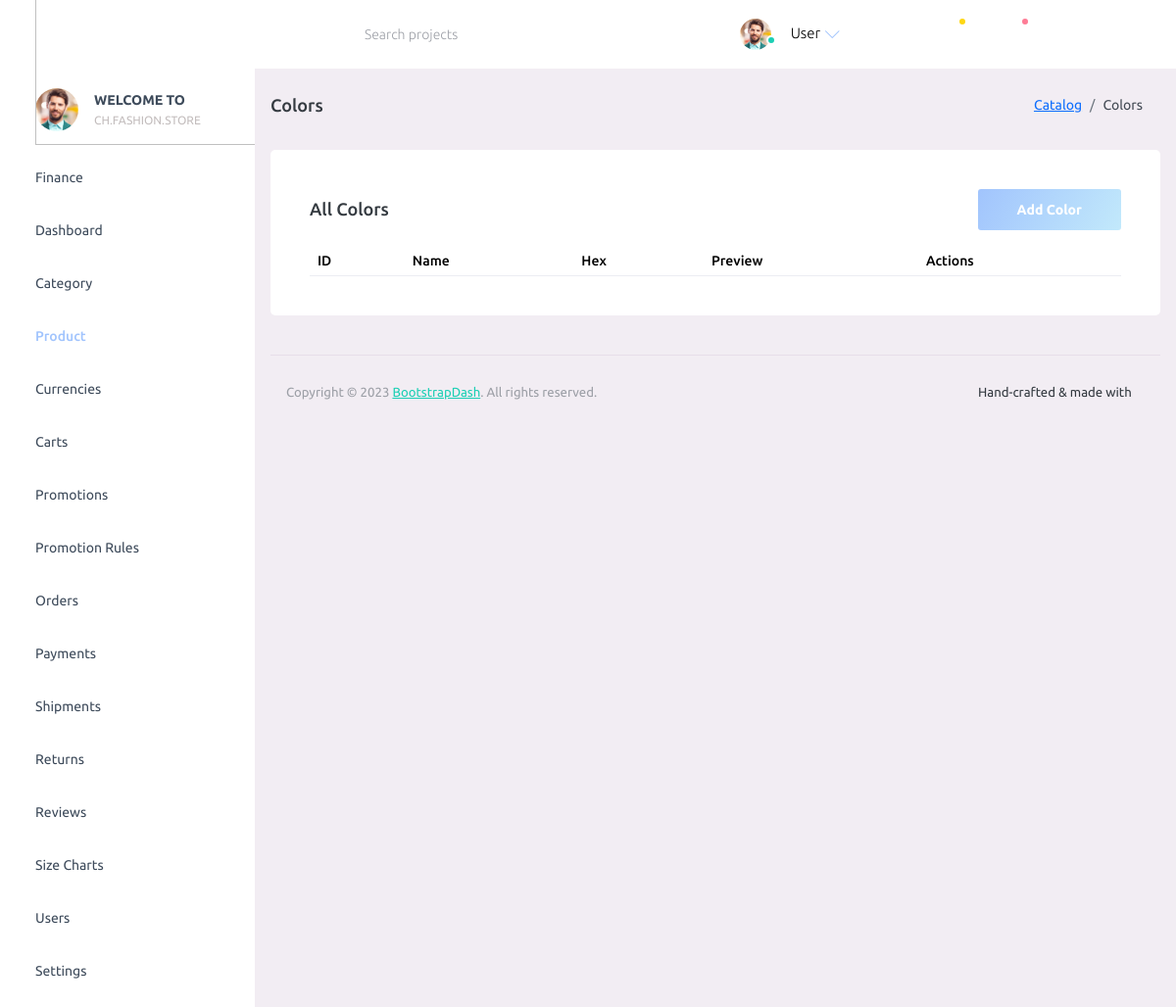
Before: /admin/?p=colors with the older database file.
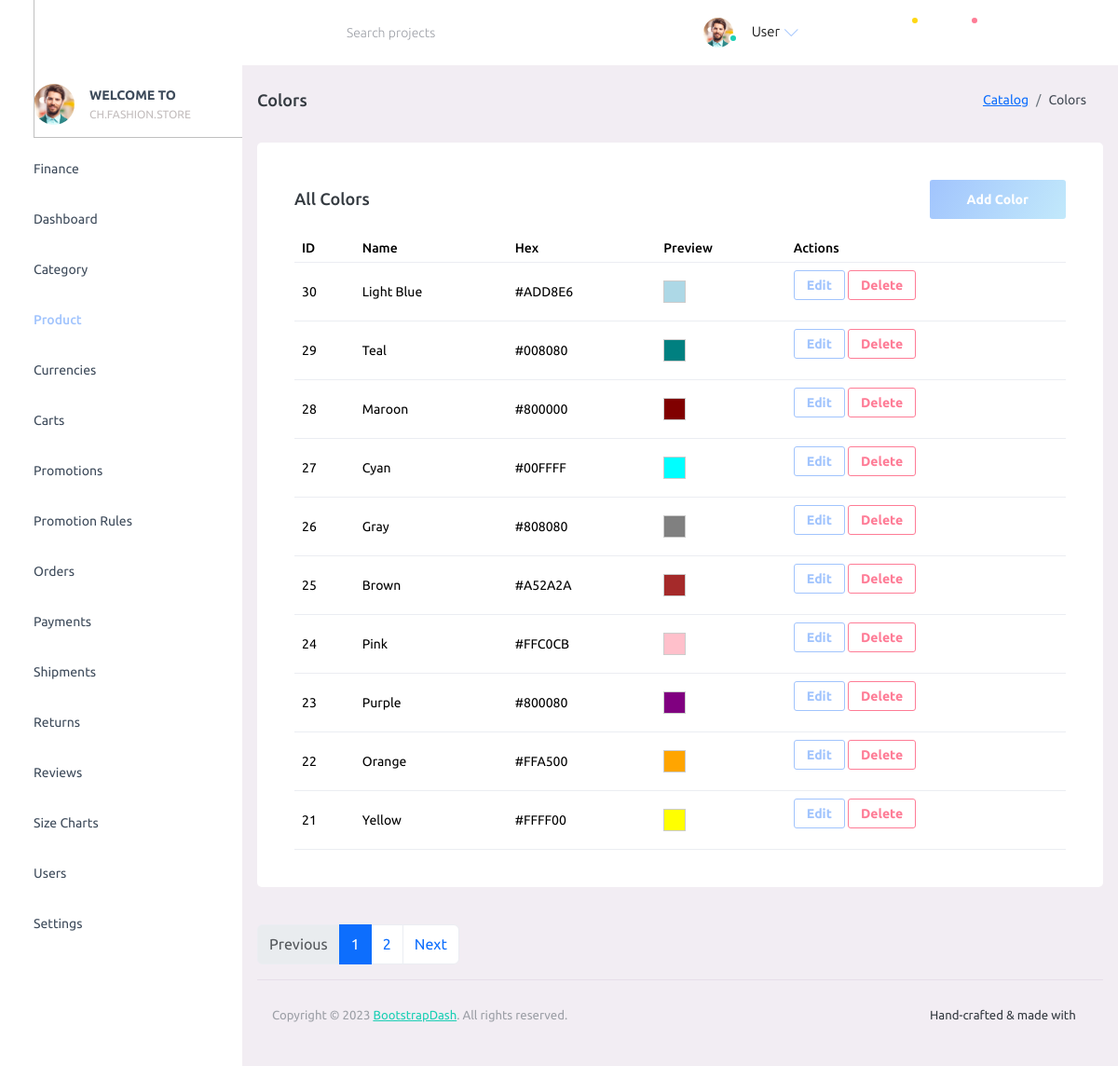
After: the same page with the newer database file.
### tables this page shows
CREATE TABLE IF NOT EXISTS `colors` (
  `id` bigint(20) UNSIGNED NOT NULL AUTO_INCREMENT,
  `name` varchar(80) NOT NULL,
  `hex` varchar(7) DEFAULT NULL,
  `created_at` timestamp NOT NULL DEFAULT CURRENT_TIMESTAMP,
  PRIMARY KEY (`id`),
  UNIQUE KEY `name` (`name`)
);

### admin/config/database.php (called while the page is built)
<?php
function db(): PDO
{
      static $pdo = null;
      if ($pdo instanceof PDO) {
            return $pdo;
      }
      $dsn = getenv('FS_DB_DSN') ?: 'mysql:host=127.0.0.1;port=3306;dbname=fashionstore;charset=utf8mb4';
      $user = getenv('FS_DB_USER') ?: 'root';
      $pass = getenv('FS_DB_PASS') ?: '';
      $options = [
            PDO::ATTR_ERRMODE => PDO::ERRMODE_EXCEPTION,
            PDO::ATTR_DEFAULT_FETCH_MODE => PDO::FETCH_ASSOC,
            PDO::ATTR_EMULATE_PREPARES => false,
      ];
      $pdo = new PDO($dsn, $user, $pass, $options);
      try {
            $pdo->exec("SET SESSION sql_mode='STRICT_TRANS_TABLES,ERROR_FOR_DIVISION_BY_ZERO,NO_ENGINE_SUBSTITUTION'");
      } catch (Throwable $e) {
      }
      return $pdo;
}

### admin/config/function.php (called while the page is built, shortened)
<?php
require_once __DIR__ . '/database.php';
function db_all(string $sql, array $params = []): array
{
      $stmt = db()->prepare($sql);
      $stmt->execute($params);
      return $stmt->fetchAll();
}
function db_one(string $sql, array $params = []): ?array
{
      $stmt = db()->prepare($sql);
      $stmt->execute($params);
      $row = $stmt->fetch();
      return $row === false ? null : $row;
}

### admin/pages/colors.php (the view, shortened to what the changed rows need)
<?php
require_once __DIR__ . '/../config/function.php';
$page = max(1, (int)($_GET['page'] ?? 1));
$perPage = 10;
$offset = ($page - 1) * $perPage;
$totalRow = db_one('SELECT COUNT(*) AS c FROM colors');
$total = (int)($totalRow['c'] ?? 0);
$totalPages = max(1, (int)ceil($total / $perPage));
$colors = db_all('SELECT id, name, hex FROM colors ORDER BY id DESC LIMIT ? OFFSET ?', [$perPage, $offset]);
?>
<div class="row">
      <div class="col-lg-12 grid-margin stretch-card">
            <div class="card">
                  <div class="card-body">
                        <div class="table-responsive">
                              <table class="table" id="colors-table">
                                    <thead>
                                          <tr>
                                                <th>ID</th>
                                                <th>Name</th>
                                                <th>Hex</th>
                                                <th>Preview</th>
                                                <th>Actions</th>
                                          </tr>
                                    </thead>
                                    <tbody>
                                          <?php foreach ($colors as $c): ?>
                                                <tr>
                                                      <td><?php echo (int)$c['id']; ?></td>
                                                      <td><?php echo htmlspecialchars($c['name'], ENT_QUOTES); ?></td>
                                                      <td><?php echo htmlspecialchars($c['hex'], ENT_QUOTES); ?></td>
                                                      <td>
                                                            <?php if (!empty($c['hex'])): ?>
                                                                  <span style="display:inline-block;width:24px;height:24px;border:1px solid #ccc;background: <?php echo htmlspecialchars($c['hex'], ENT_QUOTES); ?>"></span>
                                                            <?php else: ?>
                                                                  —
                                                            <?php endif; ?>
                                                      </td>
                                                      <td>
                                                            <button type="button" class="btn btn-sm btn-outline-primary" data-bs-toggle="modal" data-bs-target="#editColorModal-<?php echo (int)$c['id']; ?>">Edit</button>
                                                            <form method="post" style="display:inline-block" onsubmit="return confirm('Delete this color?');">
                                                                  <button type="submit" class="btn btn-sm btn-outline-danger">Delete</button>
                                                            </form>
                                                      </td>
                                                </tr>
                                          <?php endforeach; ?>
                                    </tbody>
                              </table>
                        </div>
                  </div>
            </div>
      </div>
</div>
<?php if ($totalPages > 1): ?>
      <nav aria-label="Colors pagination">
            <ul class="pagination">
                  <li class="page-item <?php echo $page <= 1 ? 'disabled' : ''; ?>">
                        <a class="page-link" href="/admin/?p=colors&page=<?php echo max(1, $page - 1); ?>">Previous</a>
                  </li>
                  <?php for ($i = 1; $i <= $totalPages; $i++): ?>
                        <li class="page-item <?php echo $i === $page ? 'active' : ''; ?>">
                              <a class="page-link" href="/admin/?p=colors&page=<?php echo $i; ?>"><?php echo $i; ?></a>
                        </li>
                  <?php endfor; ?>
                  <li class="page-item <?php echo $page >= $totalPages ? 'disabled' : ''; ?>">
                        <a class="page-link" href="/admin/?p=colors&page=<?php echo min($totalPages, $page + 1); ?>">Next</a>
                  </li>
            </ul>
      </nav>
<?php endif; ?>

Changed rows visible on the page:
added colors: id "30", name "Light Blue", hex "#ADD8E6"
added colors: id "29", name "Teal", hex "#008080"
added colors: id "28", name "Maroon", hex "#800000"
added colors: id "27", name "Cyan", hex "#00FFFF"
added colors: id "26", name "Gray", hex "#808080"
added colors: id "25", name "Brown", hex "#A52A2A"
added colors: id "24", name "Pink", hex "#FFC0CB"
added colors: id "23", name "Purple", hex "#800080"
added colors: id "22", name "Orange", hex "#FFA500"
added colors: id "21", name "Yellow", hex "#FFFF00"
Other visible differences:
text now shown: "Previous Next"
new list line: "1"
new list line: "2"
